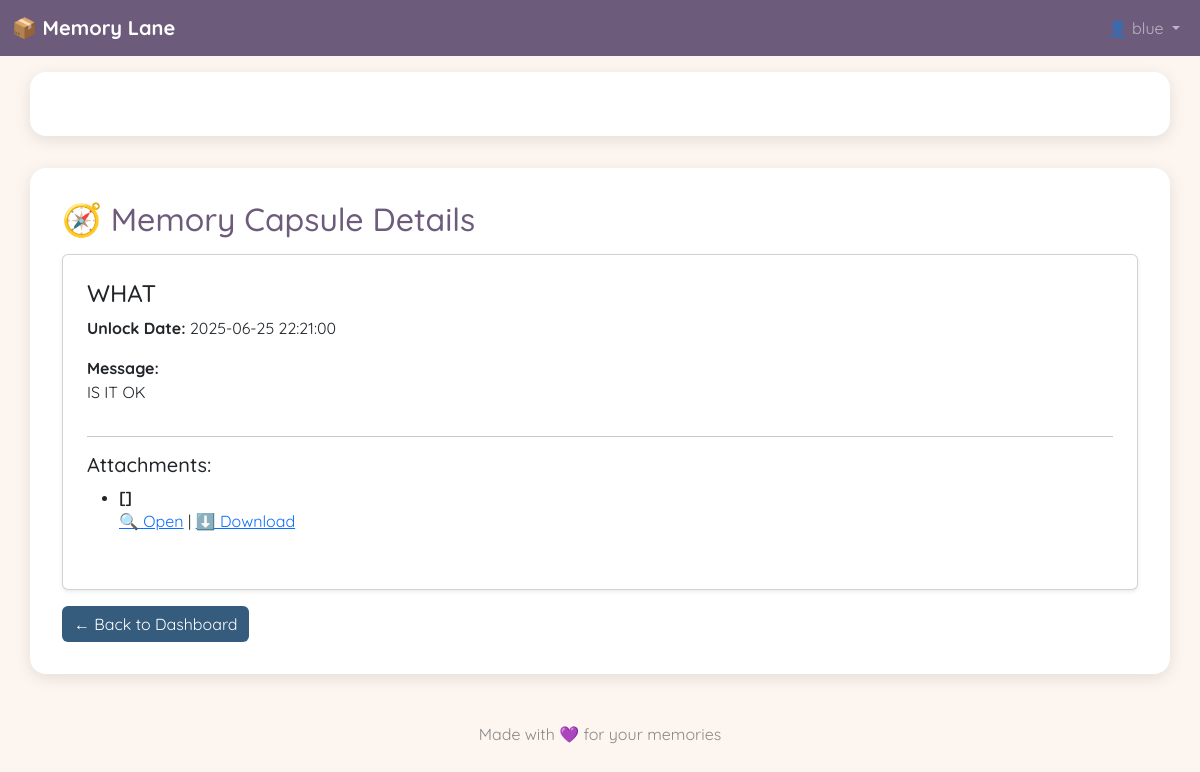
The app's page /capsule/9 (signed in) with its own data.
### models.py (models this page shows, shortened)
class User(UserMixin, db.Model):
    id = db.Column(db.Integer, primary_key=True)
    username = db.Column(db.String(150), unique=True, nullable=False)
    password_hash = db.Column(db.String(128), nullable=False)

class Capsule(db.Model):
    id = db.Column(db.Integer, primary_key=True)
    title = db.Column(db.String(150), nullable=False)
    message = db.Column(db.LargeBinary, nullable=False)
    filenames = db.Column(db.Text, nullable=True)  # stores JSON list of filenames
    unlock_date = db.Column(db.DateTime, nullable=False)
    user_id = db.Column(db.Integer, db.ForeignKey('user.id'), nullable=False)

### app.py (the view)
@app.route('/capsule/<int:capsule_id>')
@login_required
def view_capsule(capsule_id):
    capsule = Capsule.query.get_or_404(capsule_id)
    if capsule.user_id != current_user.id:
        return abort(403)
    now = datetime.now()
    if capsule.unlock_date > now:
        return render_template('view_capsule.html', capsule=capsule, now=now)
    try:
        decrypted_message = fernet.decrypt(capsule.message).decode()
    except Exception:
        decrypted_message = "(Could not decrypt the message.)"
    return render_template('view_capsule.html', capsule=capsule, message=decrypted_message, now=now)

### app.py (called while the page is built)
@app.before_request
def create_tables():
    global tables_created
    if not tables_created:
        db.create_all()
        tables_created = True

@login_manager.user_loader
def load_user(user_id):
    return User.query.get(int(user_id))

### templates/view_capsule.html (shortened to what this page needs)
{% extends "base.html" %}
{% block content %}
<h2>🧭 Memory Capsule Details</h2>
<div class="card p-4 shadow-sm mt-3">
  <h4 class="card-title">{{ capsule.title }}</h4>
  <p><strong>Unlock Date:</strong> {{ capsule.unlock_date.strftime('%Y-%m-%d %H:%M:%S') }}</p>
  {% if capsule.unlock_date > now %}
    <div class="alert alert-warning">
      ⏳ This capsule is still locked! It will unlock in:
      <span id="countdown" class="fw-bold text-danger"></span>
    </div>
  {% else %}
    <p><strong>Message:</strong><br>{{ message }}</p>
    <hr>
    <h5>Attachments:</h5>
    {% set raw_files = capsule.filenames.split(',') if capsule.filenames else [] %}
    {% set files = [] %}
    {% for f in raw_files %}
      {% if f.strip() %}
        {% set _ = files.append(f.strip()) %}
      {% endif %}
    {% endfor %}
    {% if files %}
      <ul>
        {% for file in files %}
          {% set ext = file.split('.')[-1].lower() %}
          <li class="mb-3">
            <strong>{{ file }}</strong><br>
            <a href="{{ url_for('static', filename='uploads/' ~ file) }}" target="_blank">🔍 Open</a> |
            <a href="{{ url_for('static', filename='uploads/' ~ file) }}" download>⬇️ Download</a>
          </li>
        {% endfor %}
      </ul>
    {% else %}
      <p class="text-muted">📎 No files attached.</p>
    {% endif %}
  {% endif %}
</div>
<a href="{{ url_for('dashboard') }}" class="btn btn-secondary mt-3">← Back to Dashboard</a>
{% endblock %}

### templates/base.html (shortened to what this page needs)
<!DOCTYPE html>
<html lang="en">
<head>
  <link href="https://cdn.jsdelivr.net/npm/bootstrap@5.3.0/dist/css/bootstrap.min.css" rel="stylesheet">
</head>
<body>
  <nav class="navbar navbar-expand-lg navbar-dark" style="background-color: #6c5b7b;">
    <div class="container-fluid">
      <a class="navbar-brand fw-bold" href="{{ url_for('dashboard') }}">📦 Memory Lane</a>
      <div class="collapse navbar-collapse justify-content-end" id="navbarNav">
        <ul class="navbar-nav">
          {% if current_user.is_authenticated %}
          <li class="nav-item dropdown">
            <a class="nav-link dropdown-toggle" href="#" role="button" data-bs-toggle="dropdown">
              👤 {{ current_user.username }}
            </a>
          </li>
          {% endif %}
        </ul>
      </div>
    </div>
  </nav>
  <div class="container mt-3">
  </div>
  <div class="container">
    {% block content %}{% endblock %}
  </div>
  <footer>Made with 💜 for your memories</footer>
</body>
</html>

### templates/base.html (style rules this page uses)
body { background: #fdf6f0; font-family: 'Quicksand', sans-serif; }
.container { background: #ffffff; border-radius: 16px; box-shadow: 0 4px 16px rgba(0,0,0,0.1); padding: 2rem; margin-top: 2rem; }
h2, h4 { color: #6c5b7b; }
.btn-secondary { background-color: #355c7d; border: none; }
footer { text-align: center; margin-top: 3rem; color: #888; }

### records on screen
User: username "blue"
Capsule: title "WHAT", unlock_date "2025-06-25 22:21:00", filenames "[]"

### other values on screen
{{ message }} "IS IT OK"
